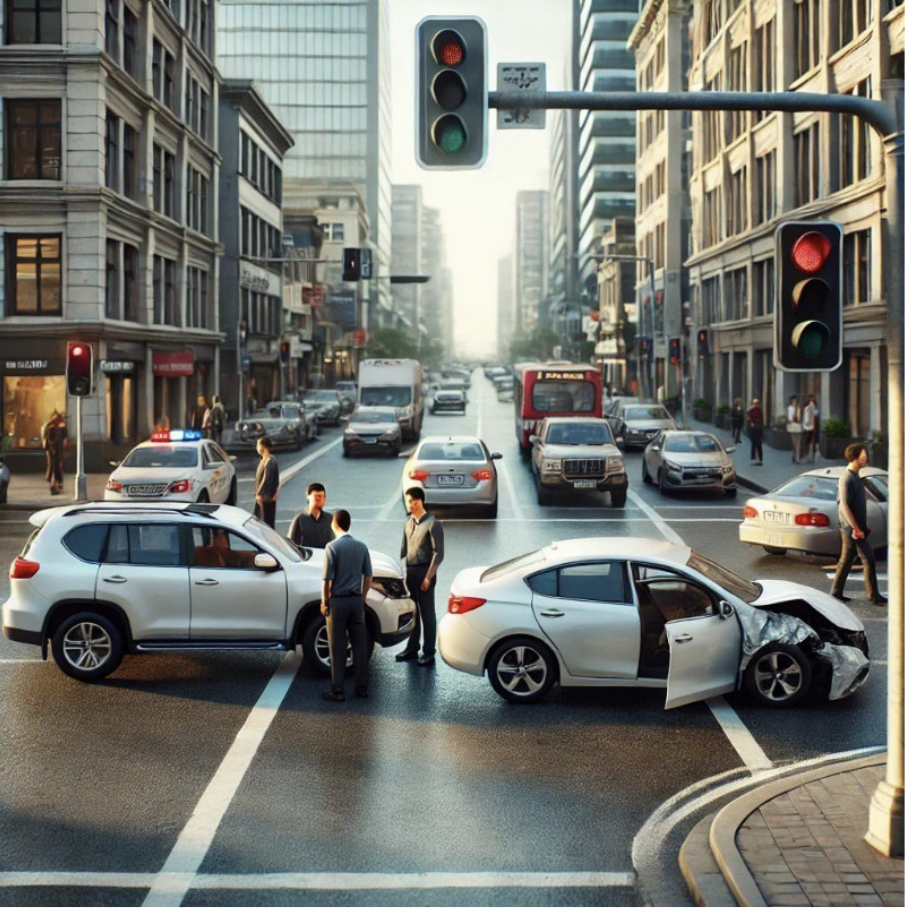
#> input picture src/temp.png, 908 x 910 px
$ python -i background_based_object_tracking.py   (imports and definitions only)
#> lines starting #> are read from the running program, lines starting #| are printed output that depends on the picture
### app/common/monitor/logger.py
"""
Logger module for AIchem1st application.

This module provides logging functionality that logs to log/timestamp.log.
"""

import logging
import os
import time
from datetime import datetime
from typing import Optional

# Create log directory if it doesn't exist
os.makedirs('log', exist_ok=True)

# Set up the logger
class Logger:
    """Logger class for AIchem1st application."""

    _instance = None

    def __new__(cls):
        """Create a singleton instance."""
        if cls._instance is None:
            cls._instance = super(Logger, cls).__new__(cls)
            cls._instance.setup_logger()
        return cls._instance

    def setup_logger(self):
        """Set up the logger with the current timestamp."""
        # Create a logger
        self.logger = logging.getLogger('aichem1st')
        self.logger.setLevel(logging.INFO)

        # Create a timestamped file handler
        timestamp = datetime.now().strftime('%Y%m%d_%H%M%S')
        log_file = f'log/{timestamp}.log'
        file_handler = logging.FileHandler(log_file)

        # Create a console handler
        console_handler = logging.StreamHandler()

        # Create a formatter and add it to the handlers
        formatter = logging.Formatter('%(asctime)s - %(name)s - %(levelname)s - %(message)s')
        file_handler.setFormatter(formatter)
        console_handler.setFormatter(formatter)

        # Add the handlers to the logger
        self.logger.addHandler(file_handler)
        self.logger.addHandler(console_handler)

        self.log_info(f"Logger initialized. Logging to {log_file}")

    def log_info(self, message: str):
        """Log an info message."""
        self.logger.info(message)

    def log_warning(self, message: str):
        """Log a warning message."""
        self.logger.warning(message)

    def log_error(self, message: str):
        """Log an error message."""
        self.logger.error(message)

    def log_debug(self, message: str):
        """Log a debug message."""
        self.logger.debug(message)

    def log_llm_prompt(self, prompt: str):
        """Log an LLM prompt."""
        self.logger.info(f"LLM Prompt: {prompt}")

    def log_llm_response(self, response: any):
        """Log an LLM response."""
        self.logger.info(f"LLM Response: {response}")

    def log_tool_call(self, tool_name: str, parameters: dict):
        """Log a tool call."""
        self.logger.info(f"Tool Call: {tool_name} with parameters: {parameters}")

    def log_tool_result(self, tool_name: str, result: any):
        """Log a tool result."""
        self.logger.info(f"Tool Result: {tool_name} returned: {result}")

    # [6 lines left out: function log_exception, not called in this run]

# Create a singleton instance
logger = Logger()

### app/common/resource_manager/resource_manager.py
"""
Resource manager for video processing.

This module provides a resource manager that loads and caches video frames,
and provides methods to extract frames from videos.
"""

import os
import cv2
import numpy as np
from typing import Dict, Any, Tuple, Optional, List
import time
from app.model.structs import ParquetFileRow

class ResourceManager:
    """
    Resource manager for handling video resources.

    This class provides methods for loading videos, extracting frames,
    and saving images with annotations. It maintains only one active video
    at a time to conserve memory.
    """

    def __init__(self):
        """Initialize the resource manager."""
        self.active_video = None
        self.active_video_path = None
        self.active_video_metadata = None
        self.frame_cache = {}
        self.output_root = "app/tools/output"
        self.current_query = None  # Store the current ParquetFileRow

        # Create output directories
        os.makedirs(self.output_root, exist_ok=True)
        os.makedirs(f"{self.output_root}/image_captioning", exist_ok=True)
        os.makedirs(f"{self.output_root}/object_detection", exist_ok=True)
        os.makedirs(f"{self.output_root}/scene_detection", exist_ok=True)
        os.makedirs(f"{self.output_root}/object_tracking", exist_ok=True)

    # [345 lines left out: functions set_current_query, get_current_query, get_current_question, load_video_from_query, load_video, get_active_video and 5 more, not called in this run]

# Create a singleton instance
resource_manager = ResourceManager()

### app/tools/toolImpl/background_based_object_tracking.py
"""
Background-based object tracking using background subtraction.

This module provides a tracker that detects and tracks moving objects by
comparing each frame with a learned background model, without requiring
an external object detector.
"""

import os
import cv2
import numpy as np
from typing import Dict, Any, List, Optional, Tuple
import time
import matplotlib.pyplot as plt
import uuid

from app.tools.toolImpl.base_tool import BaseTool, ToolParameter, ToolParameterType
from app.tools.tool_manager import register_tool
from app.common.resource_manager.resource_manager import resource_manager
from app.common.monitor import logger


class BackgroundSubtractionTracker:
    """
    Tracker using background subtraction to detect and track moving objects.

    This tracker builds a model of the background and then identifies foreground
    objects as areas that differ significantly from the background.
    """

    def __init__(self,
                 history: int = 500,
                 threshold: float = 16,
                 detect_shadows: bool = True,
                 learning_rate: float = 0.01,
                 min_area: int = 400):
        """
        Initialize the background subtraction tracker.

        Args:
            history: Length of history used by the background subtractor
            threshold: Threshold value for background subtraction
            detect_shadows: Whether to detect and mark shadows
            learning_rate: Rate at which background model is updated
            min_area: Minimum contour area to be considered an object
        """
        self.history = history
        self.threshold = threshold
        self.detect_shadows = detect_shadows
        self.learning_rate = learning_rate
        self.min_area = min_area

        # Initialize variables
        self.bg_subtractor = None
        self.tracks = {}
        self.next_id = 0
        self.frame_count = 0
        self.prev_frame = None
        self.frame_width = 0
        self.frame_height = 0

        # Kalman filter parameters for smoother tracking
        self.use_kalman = True
        self.kalman_filters = {}

        logger.log_info(f"Initialized BackgroundSubtractionTracker (min_area={min_area}, threshold={threshold})")

    # [97 lines left out: functions _init_bg_subtractor, _create_kalman_filter, _assign_new_id, _get_region_label, init, not called in this run]

    def _detect_objects(self, frame: np.ndarray) -> List[Dict]:
        """
        Detect moving objects in a frame using background subtraction.

        Args:
            frame: Video frame

        Returns:
            List of detected objects
        """
        # Convert to grayscale
        gray = cv2.cvtColor(frame, cv2.COLOR_BGR2GRAY)

        # Apply background subtraction
        fg_mask = self.bg_subtractor.apply(gray, learningRate=self.learning_rate)

        # Remove shadows (they are marked as gray (127))
        if self.detect_shadows:
            _, fg_mask = cv2.threshold(fg_mask, 127, 255, cv2.THRESH_BINARY)

        # Noise removal
        fg_mask = cv2.medianBlur(fg_mask, 5)

        # Morphology operations to fill holes and remove small noise
        kernel = cv2.getStructuringElement(cv2.MORPH_ELLIPSE, (5, 5))
        fg_mask = cv2.morphologyEx(fg_mask, cv2.MORPH_CLOSE, kernel, iterations=2)
        fg_mask = cv2.morphologyEx(fg_mask, cv2.MORPH_OPEN, kernel, iterations=1)

        # Find contours
        contours, _ = cv2.findContours(fg_mask, cv2.RETR_EXTERNAL, cv2.CHAIN_APPROX_SIMPLE)

        # Process each contour
        detections = []
        for contour in contours:
            # Filter small contours
            if cv2.contourArea(contour) < self.min_area:
                continue

            # Get bounding box
            x, y, w, h = cv2.boundingRect(contour)

            # Calculate center
            center_x = x + w // 2
            center_y = y + h // 2

            # Create detection
            detection = {
                "contour": contour,
                "box": {
                    "x": x,
                    "y": y,
                    "width": w,
                    "height": h
                },
                "center": {
                    "x": center_x,
                    "y": center_y
                },
                "area": cv2.contourArea(contour),
                "label": self._get_region_label(center_x, center_y)
            }

            detections.append(detection)

        return detections

    # [189 lines left out: function _match_detections_to_tracks, not called in this run]

    def update(self, frame: np.ndarray) -> List[Dict]:
        """
        Update tracker with new frame.

        Args:
            frame: New video frame

        Returns:
            List of updated tracking results
        """
        # Increment frame count
        self.frame_count += 1

        # Detect objects in the current frame
        detections = self._detect_objects(frame)

        # Match detections with existing tracks
        updated_tracks = self._match_detections_to_tracks(detections)

        # Update previous frame
        self.prev_frame = cv2.cvtColor(frame, cv2.COLOR_BGR2GRAY)

        return updated_tracks


# [440 lines that did not run here, left out]

>>> import cv2
>>> picture = cv2.imread('../../../src/temp.png')
#> picture is the input picture: shape (910, 908, 3); mean B, G, R 112.3, 118.7, 116.9
>>> result = BackgroundSubtractionTracker().update(picture)
#> in _detect_objects, `gray = cv2.cvtColor(frame, cv2.COLOR_BGR2GRAY)`:
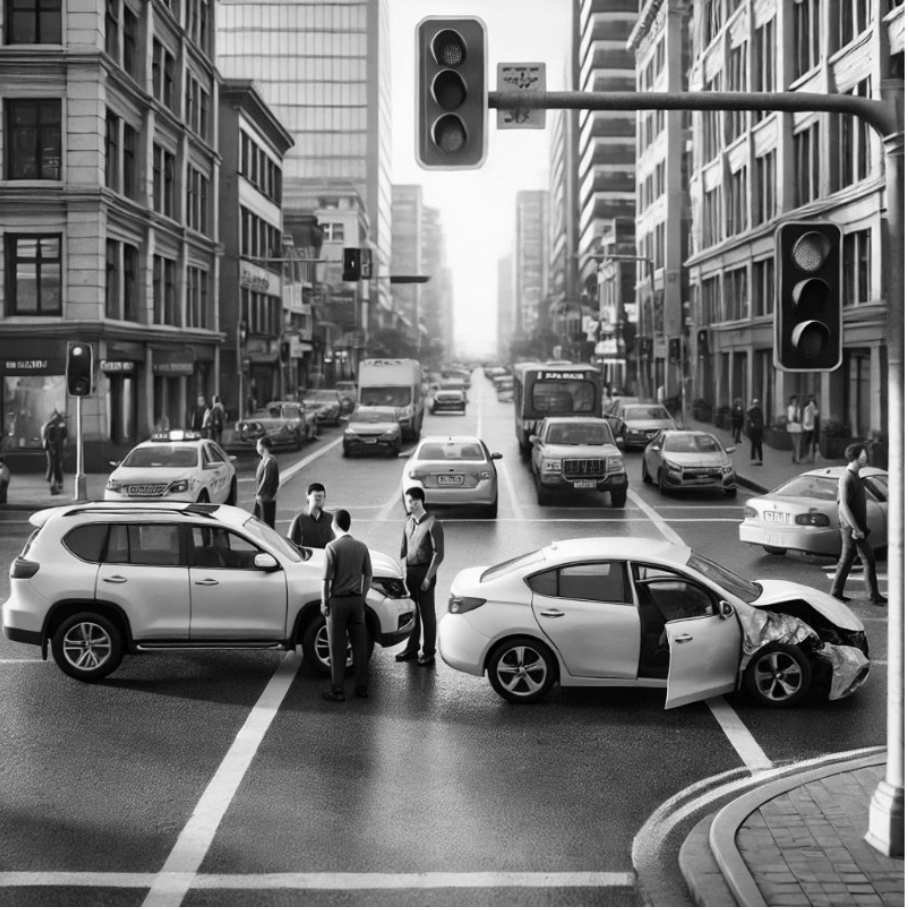
#> gray: shape (910, 908); min 0, max 255, mean 117.4
#> (the run stopped early here; a loop or call above may not have finished)
